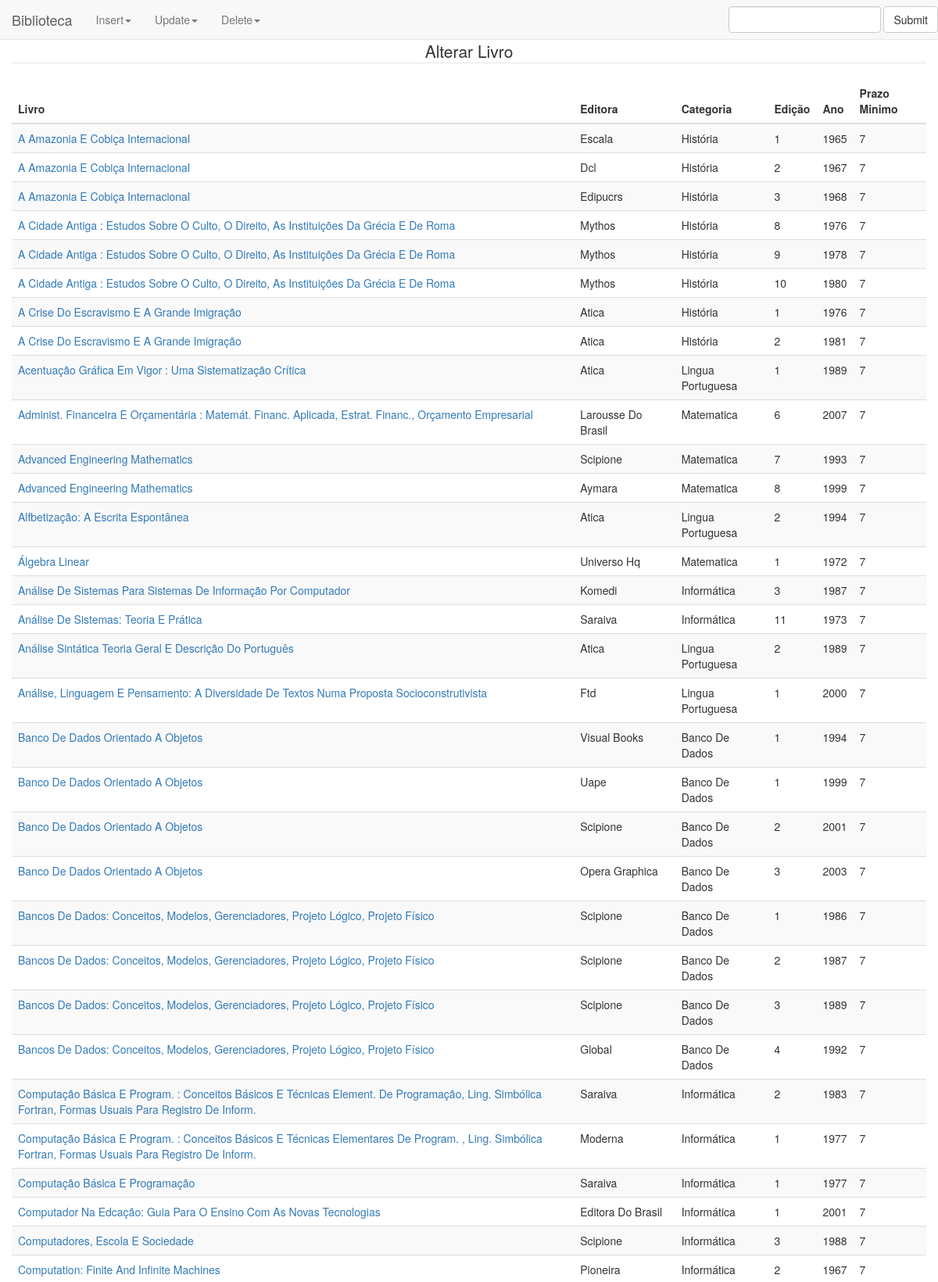
Screenshot of /tabelas/tb_livro/update.php (upper part) with the database file from the repository.
### tables this page shows
Create Table Tb_Livro(
	Liv_Codigo Integer Not Null Primary Key,
    Liv_Titulo varchar(150) Not Null,
    Liv_Codeditora integer Not Null References Tb_Editora (Edi_Codigo),
    Liv_Codcategoria integer Not Null References Tb_Categoria(Cat_Codigo),
    Liv_Edicao varchar(15) Not Null,
    Liv_Ano    integer Not Null,
    Liv_Prazominimo varchar(15)
);

Create Table Tb_Editora(
	Edi_Codigo integer Not Null Primary Key,
    Edi_Nome varchar(23) Not Null,
    Edi_Codendereco integer Not Null References Tb_Endereco(End_Codigo),
    Edi_Codcidade   integer Not Null References Tb_Cidade(Cid_Codigo), 
    Edi_Codbairro   integer Not Null References Tb_Bairro(Bai_Codigo),
    Edi_Fone varchar(12) Not Null,
    Edi_Contato varchar(10) 
);

Create Table Tb_Categoria(
	Cat_Codigo integer Not Null Primary Key,
    Cat_Descricao varchar(20)
);

### tabelas/tb_livro/update.php (the view, shortened to what this page needs)
<?php
require_once("../../conection.php");
?>
<!DOCTYPE html>
<html lang="pt-br">
	<head>
		<link href="../../css/style.css" rel="stylesheet">
		<link href="../../css/bootstrap.min.css" rel="stylesheet">
		<link href="../../css/style.css" rel="stylesheet">
	</head>
	<body>
		<div class="container-fluid">
			<?php include '../../menu1.php';?>
			<div class="row" class="target">
				<div id="footer" class="col-md-12">
					<center>
						<legend>Alterar Livro</legend>
						<?php
						$sql = "select A.Liv_Codigo, A.Liv_Titulo, B.Edi_Nome, C.Cat_Descricao, A.Liv_Edicao, A.Liv_Ano, A.Liv_Prazominimo
						from tb_livro A, tb_EDITORA B, tb_categoria C
						where
							A.Liv_Codeditora   = B.Edi_Codigo and
							A.Liv_Codcategoria = C.Cat_Codigo
						order by Liv_Titulo";
						$rs = mysql_query($sql,$conexao) or die ("Consulta nao realizada");
						?>
						<table class="table table-striped">
							<thead>
							<tr>
								<th>Livro</th>
								<th>Editora</th>
								<th>Categoria</th>
								<th>Edição</th>
								<th>Ano</th>
								<th>Prazo Minimo</th>
							</thead>
							<?php
								while($linha=mysql_fetch_array($rs)){
									$codigo    = $linha["Liv_Codigo"];
									$nome      = $linha["Liv_Titulo"];
									$editora   = $linha["Edi_Nome"];
									$categoria = $linha["Cat_Descricao"];
									$edicao    = $linha["Liv_Edicao"];
									$ano       = $linha["Liv_Ano"];
									$minimo    = $linha["Liv_Prazominimo"];
							?>
							<tr>
								<td><a href="update1.php?Codigo=
									<?php echo $codigo;?>" method="post">
									<?php echo utf8_encode ($nome);?>
									</a>
								</td>
								<td><?php echo utf8_encode ($editora);?></td>
								<td><?php echo utf8_encode ($categoria);?></td>
								<td><?php echo utf8_encode ($edicao);?></td>
								<td><?php echo utf8_encode ($ano);?></td>
								<td><?php echo utf8_encode ($minimo);?></td>
							</tr>
							<?php } ?>
						</table>
				</div>
			</div>
		</div>
	</body>
</html>

### rows the page displays
tb_livro: Liv_Titulo "A Amazonia E Cobiça Internacional", Liv_Codeditora.Edi_Nome "Escala", Liv_Codcategoria.Cat_Descricao "História", Liv_Edicao "1", Liv_Ano "1965", Liv_Prazominimo "7"
tb_livro: Liv_Titulo "A Amazonia E Cobiça Internacional", Liv_Codeditora.Edi_Nome "Dcl", Liv_Codcategoria.Cat_Descricao "História", Liv_Edicao "2", Liv_Ano "1967", Liv_Prazominimo "7"
tb_livro: Liv_Titulo "A Amazonia E Cobiça Internacional", Liv_Codeditora.Edi_Nome "Edipucrs", Liv_Codcategoria.Cat_Descricao "História", Liv_Edicao "3", Liv_Ano "1968", Liv_Prazominimo "7"
tb_livro: Liv_Titulo "A Cidade Antiga : Estudos Sobre O Culto, O Direito, As Instituições Da Grécia E De Roma", Liv_Codeditora.Edi_Nome "Mythos", Liv_Codcategoria.Cat_Descricao "História", Liv_Edicao "8", Liv_Ano "1976", Liv_Prazominimo "7"
tb_livro: Liv_Titulo "A Cidade Antiga : Estudos Sobre O Culto, O Direito, As Instituições Da Grécia E De Roma", Liv_Codeditora.Edi_Nome "Mythos", Liv_Codcategoria.Cat_Descricao "História", Liv_Edicao "9", Liv_Ano "1978", Liv_Prazominimo "7"
tb_livro: Liv_Titulo "A Cidade Antiga : Estudos Sobre O Culto, O Direito, As Instituições Da Grécia E De Roma", Liv_Codeditora.Edi_Nome "Mythos", Liv_Codcategoria.Cat_Descricao "História", Liv_Edicao "10", Liv_Ano "1980", Liv_Prazominimo "7"
tb_livro: Liv_Titulo "A Crise Do Escravismo E A Grande Imigração", Liv_Codeditora.Edi_Nome "Atica", Liv_Codcategoria.Cat_Descricao "História", Liv_Edicao "1", Liv_Ano "1976", Liv_Prazominimo "7"
tb_livro: Liv_Titulo "A Crise Do Escravismo E A Grande Imigração", Liv_Codeditora.Edi_Nome "Atica", Liv_Codcategoria.Cat_Descricao "História", Liv_Edicao "2", Liv_Ano "1981", Liv_Prazominimo "7"
tb_livro: Liv_Titulo "Acentuação Gráfica Em Vigor : Uma Sistematização Crítica", Liv_Codeditora.Edi_Nome "Atica", Liv_Codcategoria.Cat_Descricao "Lingua Portuguesa", Liv_Edicao "1", Liv_Ano "1989", Liv_Prazominimo "7"
tb_livro: Liv_Titulo "Administ. Financeira E Orçamentária : Matemát. Financ. Aplicada, Estrat. Financ., Orçamento Empresarial", Liv_Codeditora.Edi_Nome "Larousse Do Brasil", Liv_Codcategoria.Cat_Descricao "Matematica", Liv_Edicao "6", Liv_Ano "2007", Liv_Prazominimo "7"
tb_livro: Liv_Titulo "Advanced Engineering Mathematics", Liv_Codeditora.Edi_Nome "Scipione", Liv_Codcategoria.Cat_Descricao "Matematica", Liv_Edicao "7", Liv_Ano "1993", Liv_Prazominimo "7"
tb_livro: Liv_Titulo "Advanced Engineering Mathematics", Liv_Codeditora.Edi_Nome "Aymara", Liv_Codcategoria.Cat_Descricao "Matematica", Liv_Edicao "8", Liv_Ano "1999", Liv_Prazominimo "7"
tb_livro: Liv_Titulo "Alfbetização: A Escrita Espontânea", Liv_Codeditora.Edi_Nome "Atica", Liv_Codcategoria.Cat_Descricao "Lingua Portuguesa", Liv_Edicao "2", Liv_Ano "1994", Liv_Prazominimo "7"
tb_livro: Liv_Titulo "Álgebra Linear", Liv_Codeditora.Edi_Nome "Universo Hq", Liv_Codcategoria.Cat_Descricao "Matematica", Liv_Edicao "1", Liv_Ano "1972", Liv_Prazominimo "7"
tb_livro: Liv_Titulo "Análise De Sistemas Para Sistemas De Informação Por Computador", Liv_Codeditora.Edi_Nome "Komedi", Liv_Codcategoria.Cat_Descricao "Informática", Liv_Edicao "3", Liv_Ano "1987", Liv_Prazominimo "7"
tb_livro: Liv_Titulo "Análise De Sistemas: Teoria E Prática", Liv_Codeditora.Edi_Nome "Saraiva", Liv_Codcategoria.Cat_Descricao "Informática", Liv_Edicao "11", Liv_Ano "1973", Liv_Prazominimo "7"
tb_livro: Liv_Titulo "Análise Sintática Teoria Geral E Descrição Do Português", Liv_Codeditora.Edi_Nome "Atica", Liv_Codcategoria.Cat_Descricao "Lingua Portuguesa", Liv_Edicao "2", Liv_Ano "1989", Liv_Prazominimo "7"
tb_livro: Liv_Titulo "Análise, Linguagem E Pensamento: A Diversidade De Textos Numa Proposta Socioconstrutivista", Liv_Codeditora.Edi_Nome "Ftd", Liv_Codcategoria.Cat_Descricao "Lingua Portuguesa", Liv_Edicao "1", Liv_Ano "2000", Liv_Prazominimo "7"
tb_livro: Liv_Titulo "Banco De Dados Orientado A Objetos", Liv_Codeditora.Edi_Nome "Visual Books", Liv_Codcategoria.Cat_Descricao "Banco De Dados", Liv_Edicao "1", Liv_Ano "1994", Liv_Prazominimo "7"
tb_livro: Liv_Titulo "Banco De Dados Orientado A Objetos", Liv_Codeditora.Edi_Nome "Uape", Liv_Codcategoria.Cat_Descricao "Banco De Dados", Liv_Edicao "1", Liv_Ano "1999", Liv_Prazominimo "7"
tb_livro: Liv_Titulo "Banco De Dados Orientado A Objetos", Liv_Codeditora.Edi_Nome "Scipione", Liv_Codcategoria.Cat_Descricao "Banco De Dados", Liv_Edicao "2", Liv_Ano "2001", Liv_Prazominimo "7"
tb_livro: Liv_Titulo "Banco De Dados Orientado A Objetos", Liv_Codeditora.Edi_Nome "Opera Graphica", Liv_Codcategoria.Cat_Descricao "Banco De Dados", Liv_Edicao "3", Liv_Ano "2003", Liv_Prazominimo "7"
tb_livro: Liv_Titulo "Bancos De Dados: Conceitos, Modelos, Gerenciadores, Projeto Lógico, Projeto Físico", Liv_Codeditora.Edi_Nome "Scipione", Liv_Codcategoria.Cat_Descricao "Banco De Dados", Liv_Edicao "1", Liv_Ano "1986", Liv_Prazominimo "7"
tb_livro: Liv_Titulo "Bancos De Dados: Conceitos, Modelos, Gerenciadores, Projeto Lógico, Projeto Físico", Liv_Codeditora.Edi_Nome "Scipione", Liv_Codcategoria.Cat_Descricao "Banco De Dados", Liv_Edicao "2", Liv_Ano "1987", Liv_Prazominimo "7"
tb_livro: Liv_Titulo "Bancos De Dados: Conceitos, Modelos, Gerenciadores, Projeto Lógico, Projeto Físico", Liv_Codeditora.Edi_Nome "Scipione", Liv_Codcategoria.Cat_Descricao "Banco De Dados", Liv_Edicao "3", Liv_Ano "1989", Liv_Prazominimo "7"
tb_livro: Liv_Titulo "Bancos De Dados: Conceitos, Modelos, Gerenciadores, Projeto Lógico, Projeto Físico", Liv_Codeditora.Edi_Nome "Global", Liv_Codcategoria.Cat_Descricao "Banco De Dados", Liv_Edicao "4", Liv_Ano "1992", Liv_Prazominimo "7"
tb_livro: Liv_Titulo "Computação Básica E Program. : Conceitos Básicos E Técnicas Element. De Programação, Ling. Simbólica Fortran, Formas Usuais Para Registro De Inform.", Liv_Codeditora.Edi_Nome "Saraiva", Liv_Codcategoria.Cat_Descricao "Informática", Liv_Edicao "2", Liv_Ano "1983", Liv_Prazominimo "7"
tb_livro: Liv_Titulo "Computação Básica E Program. : Conceitos Básicos E Técnicas Elementares De Program. , Ling. Simbólica Fortran, Formas Usuais Para Registro De Inform.", Liv_Codeditora.Edi_Nome "Moderna", Liv_Codcategoria.Cat_Descricao "Informática", Liv_Edicao "1", Liv_Ano "1977", Liv_Prazominimo "7"
tb_livro: Liv_Titulo "Computação Básica E Programação", Liv_Codeditora.Edi_Nome "Saraiva", Liv_Codcategoria.Cat_Descricao "Informática", Liv_Edicao "1", Liv_Ano "1977", Liv_Prazominimo "7"
tb_livro: Liv_Titulo "Computador Na Edcação: Guia Para O Ensino Com As Novas Tecnologias", Liv_Codeditora.Edi_Nome "Editora Do Brasil", Liv_Codcategoria.Cat_Descricao "Informática", Liv_Edicao "1", Liv_Ano "2001", Liv_Prazominimo "7"
tb_livro: Liv_Titulo "Computadores, Escola E Sociedade", Liv_Codeditora.Edi_Nome "Scipione", Liv_Codcategoria.Cat_Descricao "Informática", Liv_Edicao "3", Liv_Ano "1988", Liv_Prazominimo "7"
tb_livro: Liv_Titulo "Computation: Finite And Infinite Machines", Liv_Codeditora.Edi_Nome "Pioneira", Liv_Codcategoria.Cat_Descricao "Informática", Liv_Edicao "2", Liv_Ano "1967", Liv_Prazominimo "7"
